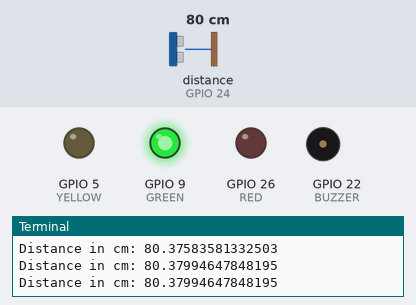
Simulated run of this program. Board: Raspberry Pi (BCM pin numbers). On the bench: output pins drawn as LEDs (lit = HIGH), buzzer (waves = sounding, pin HIGH), the last lines printed to the terminal. Inputs (shaded band) come from the test bench; at power-on: distance to the obstacle (sensor on GPIO 24) 80 cm. The echo pulse lasts 58.3 µs per cm; the clock reads 2024-03-15 10:24:30 at power-on unless the program sets it; pins used as bus, display or sensor lines are not drawn.

Above: at 1.2 s.
1.3 s: distance to the obstacle (sensor on GPIO 24) set to 33 cm
2.8 s: distance to the obstacle (sensor on GPIO 24) set to 27 cm
At 3.01 s:
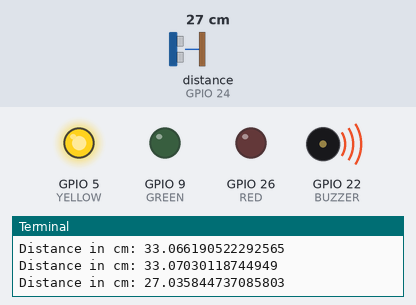
5.8 s: distance to the obstacle (sensor on GPIO 24) set to 2 cm
At 6.08 s:
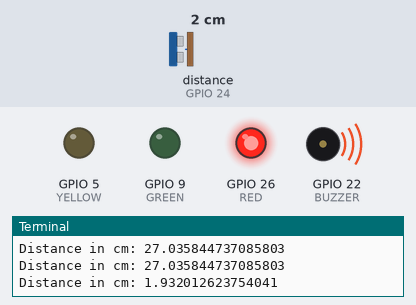
Timing chart, 0 to 14.8 s (numbered marks = the images above; inputs shaded):
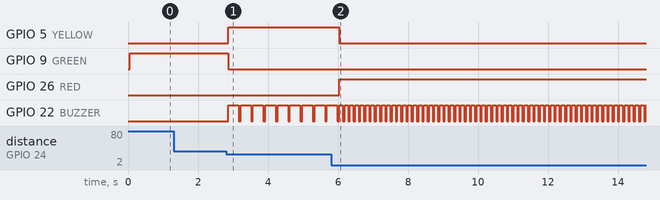

Measured:
- the behaviour switches between 30 and 29 cm on distance to the obstacle (sensor on GPIO 24) (found by bisection; images 0 and 1)
- after the input at 2.8 s, GPIO 5 (YELLOW): LOW → HIGH after 0.07 s; GPIO 9 (GREEN): HIGH → LOW after 0.07 s; GPIO 22 (BUZZER): alternates HIGH for 0.30 s and LOW for 0.05 s, starting after 0.07 s
- after the input at 5.8 s, GPIO 5 (YELLOW): HIGH → LOW after 0.24 s; GPIO 26 (RED): LOW → HIGH after 0.24 s; GPIO 22 (BUZZER): alternates HIGH for 0.10 s and LOW for 0.05 s, starting after 0.34 s

The program:

parkeerhulp.py
```python
import RPi.GPIO as GPIO
import time

GPIO.setmode(GPIO.BCM)
GPIO.setwarnings(False)

RED = 26
YELLOW = 5
GREEN = 9

GPIO.setup(RED, GPIO.OUT)
GPIO.setup(YELLOW, GPIO.OUT)
GPIO.setup(GREEN, GPIO.OUT)

BUZZER = 22

GPIO.setup(BUZZER, GPIO.OUT)

TRIG = 18
ECHO = 24

GPIO.setup(TRIG,GPIO.OUT)
GPIO.setup(ECHO,GPIO.IN)

def red_light():
    GPIO.output(RED, GPIO.HIGH)
    GPIO.output(YELLOW, GPIO.LOW)
    GPIO.output(GREEN, GPIO.LOW)

def yellow_light():
    GPIO.output(RED, GPIO.LOW)
    GPIO.output(YELLOW, GPIO.HIGH)
    GPIO.output(GREEN, GPIO.LOW)

def green_light():
    GPIO.output(RED, GPIO.LOW)
    GPIO.output(YELLOW, GPIO.LOW)
    GPIO.output(GREEN, GPIO.HIGH)

def buzz(duration):
    GPIO.output(BUZZER, True)
    time.sleep(duration)
    GPIO.output(BUZZER, False)

def get_distance():
    GPIO.output(TRIG, True)
    time.sleep(0.00001)
    GPIO.output(TRIG, False)

    start = 0
    end = 0

    start = time.time()
    end = time.time()
    while GPIO.input(ECHO) == False and (end - start) < 1:
        end = time.time()

    start = time.time()
    while GPIO.input(ECHO) == True:
        end = time.time()

    sig_time = end - start
    distance = sig_time / 0.000058

    return distance

try:
    while True:
        distance = get_distance()
        time.sleep(0.05)
        print('Distance in cm: ' + str(distance))

        if distance >= 30:
            green_light()
        elif 30 > distance > 15:
            yellow_light()
            buzz(0.3)
        else:
            red_light()
            buzz(0.1)

finally:
    GPIO.cleanup()
```
